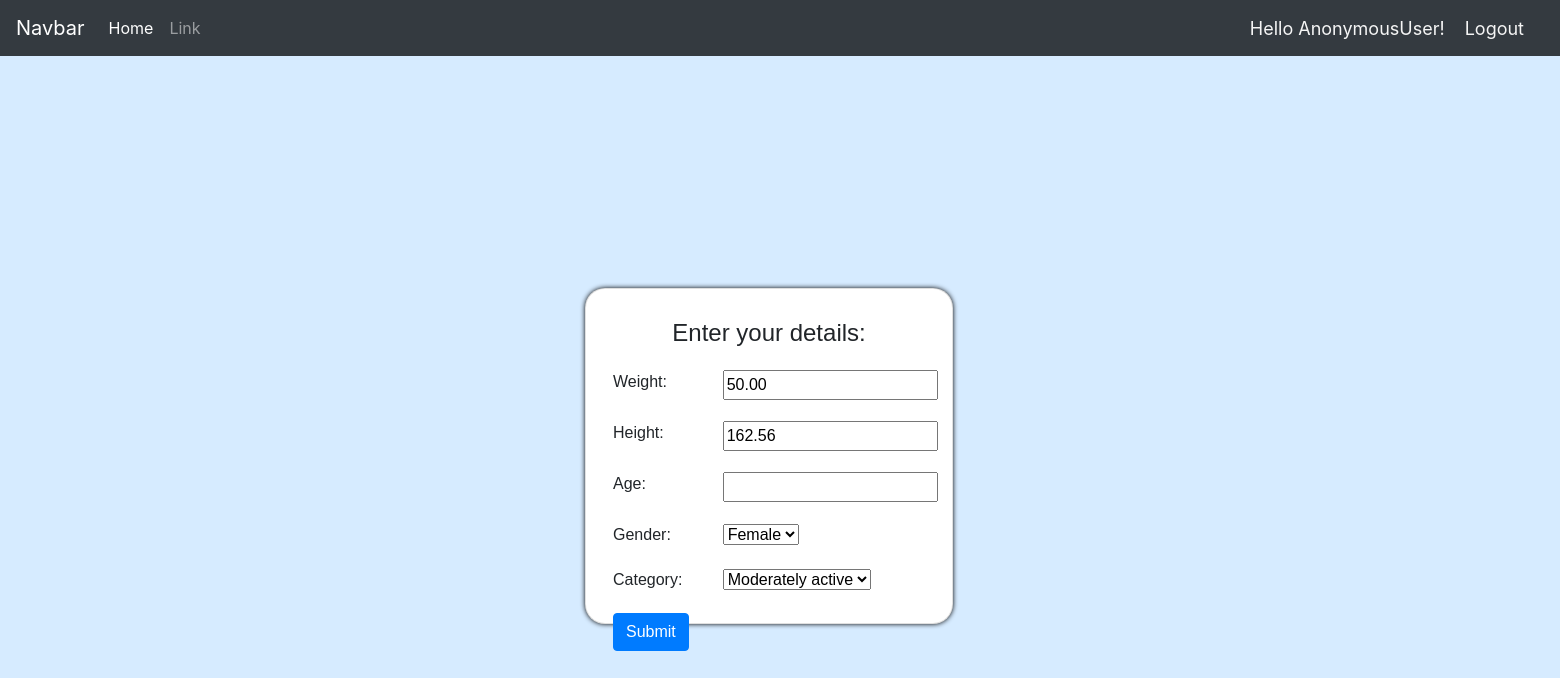
Screenshot of /customer_details/11/ with the database file from the repository.
### cc/models.py (models this page shows, shortened)
class Customer(models.Model):
    CATEGORY = (
        ('Active','Active'),
        ('Moderately active','Moderately active'),
        ('Inactive','Inactive')
    )
    GENDER = (
        ('Male','Male'),
        ('Female','Female')
    )
    user = models.OneToOneField(User, null=True, on_delete=models.CASCADE)
    name = models.CharField(max_length=200,null=True)
    email = models.CharField(max_length=100,unique=True,null=True)
    date_created = models.DateTimeField(auto_now_add=True)
    age = models.IntegerField(null=True)
    weight = models.DecimalField(max_digits=5,decimal_places=2,null=True)
    height = models.DecimalField(max_digits=5,decimal_places=2,null=True)
    gender = models.CharField(max_length=50, choices=GENDER)
    category = models.CharField(max_length=50, choices=CATEGORY)

### cc/views.py (the view)
# urls.py: path('customer_details/<str:pk>/',views.customerDetails,name="customer_details"),
def customerDetails(request, pk):
    customer = Customer.objects.get(id=pk)
    form = CustomerForm(instance=customer)
    if request.method == "POST":
        form = CustomerForm(request.POST, instance=customer)   #request.POST has all data submitted to customer_details url
        if form.is_valid():                 #is_valid is a method/function to check if form values are valid
            form.save()
            return redirect('home', request.user.customer.id)
    context = {'form':form}
    return render(request,'cc/custom_details.html',context)

### cc/forms.py
class CustomerForm(ModelForm):
    class Meta:
        model = Customer
        fields = ['weight','height','age','gender','category']

### cc/templates/cc/custom_details.html (shortened to what this page needs)
{%  extends 'cc/home.html' %}
{% load static %}
{% block content %}
    <div class="row details">
        <div class="col-md-6">
            <div class="card card-body">
                <h4 class="card-title">Enter your details: </h4>
                <form action="" method="POST">
                    {% for element in form %}
                    <div class="form-group">
                        <div class="row" style="padding: 0px 13px 5px 0px;">
                            <div class="col-sm-4">
                                {{element.label}}:
                            </div>
                            <div class="col-sm-4">
                                {{element}}
                            </div>
                        </div>
                    </div>
                    {% endfor %}
                    <input type="submit" value="Submit" class="btn btn-primary">
                </form>
            </div>
        </div>
    </div>
{% endblock %}

### static/css/main.css (style rules this page uses)
.details { height: 100vh; width: 150vw; display: flex; justify-content: center; align-items: center; }
.card-title { padding-top: 10px; padding-bottom: 10px; font-family: sans-serif; }
.card-body { box-shadow: 0 0 5px #000; border-radius: 20px; cursor: pointer; align-items: center; width: 23rem; height: 21rem; font-family: sans-serif; }
body { background-color: rgb(214, 235, 255); }

### rows the page displays
Customer: form "50.00" "162.56" "Female" "Moderately active"

### other values shown
{{ request.user }} "AnonymousUser"
{{ element.label }} "Weight" "Height" "Age" "Gender" "Category"
